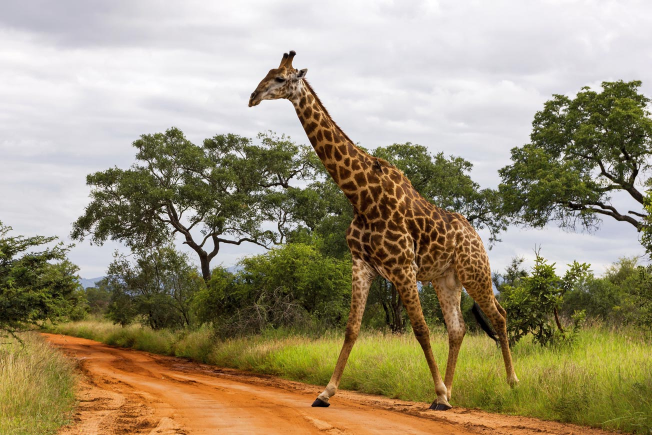
#> input picture Image Sampling and Quantisation/zurafa.jpg, 1304 x 870 px (shown at 1/2 size)
$ python sampling.py
#> lines starting #> are read from the running program, lines starting #| are printed output that depends on the picture
import cv2
import numpy as np

# Read the image in grayscale
image = cv2.imread("zurafa.jpg", cv2.IMREAD_GRAYSCALE)
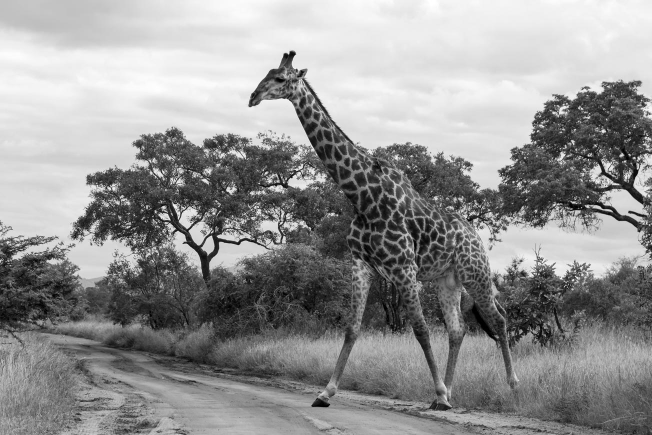
#> image: shape (870, 1304) (shown at 1/2 size); min 0, max 255, mean 147.7

# Display the original image
cv2.imshow("Original Image", image)

# Downsample the image
downsampled_image = cv2.resize(image, (image.shape[1] // 2, image.shape[0] // 2), interpolation=cv2.INTER_AREA)
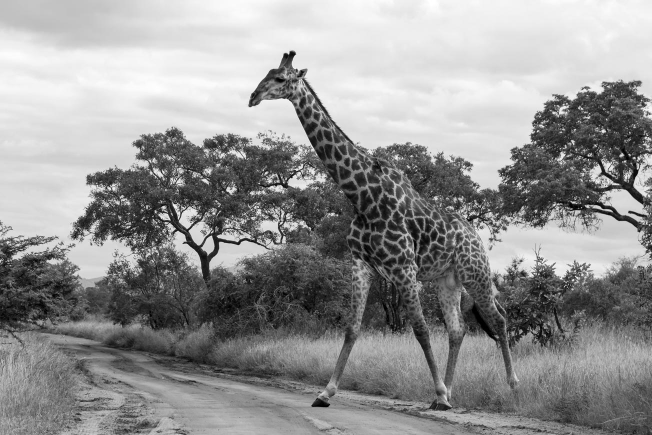
#> downsampled_image: shape (435, 652); min 0, max 255, mean 147.8
cv2.imshow("Downsampled Image", downsampled_image)

# Upsample the image back to the original size
upsampled_image = cv2.resize(downsampled_image, (image.shape[1], image.shape[0]), interpolation=cv2.INTER_LINEAR)
cv2.imshow("Upsampled Image", upsampled_image)

# Function to quantize the image
def quantize_image(img, levels):
#> called with levels = 4
    max_val = 255
    step = max_val // levels
    quantized_img = (img // step) * step
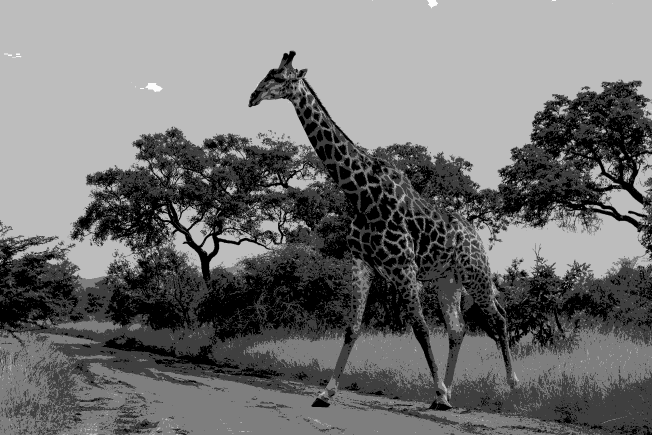
#> quantized_img: shape (870, 1304) (shown at 1/2 size); min 0, max 252, mean 113.6
    quantized_img = np.clip(quantized_img, 0, max_val)  # Ensure pixel values are within valid range
    return quantized_img.astype(np.uint8)  # Convert to uint8 for correct display and saving

# Quantize the image with 4 levels
quantized_image = quantize_image(image, 4)
cv2.imshow("Quantized Image (4 Levels)", quantized_image)

# Save the images
cv2.imwrite("downsampled_example.jpg", downsampled_image)
cv2.imwrite("upsampled_example.jpg", upsampled_image)
cv2.imwrite("quantized_example.jpg", quantized_image)

# Wait for a key press and close all windows
cv2.waitKey(0)
cv2.destroyAllWindows()
